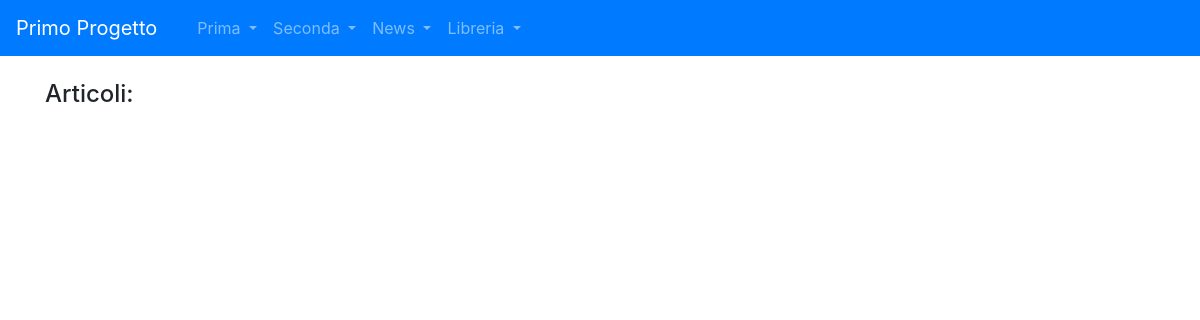
Before: /news/lista_articoli/ with the older database file.
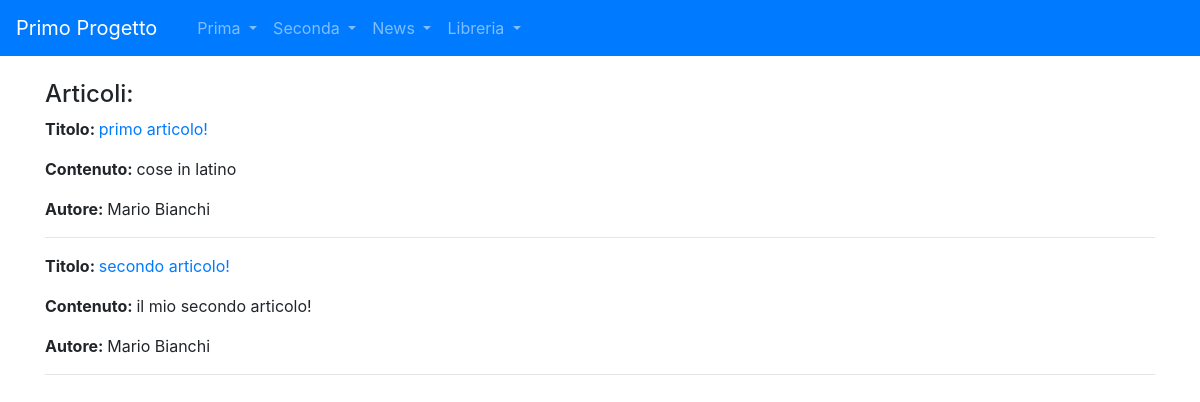
After: the same page with the newer database file.
### news/models.py (models this page shows, shortened)
class Articolo (models.Model):
    titolo = models.CharField(max_length= 100)
    contenuto = models.TextField()
    giornalista = models.ForeignKey(Giornalista, on_delete=models.CASCADE, related_name="articoli")

class Giornalista(models.Model):
    nome = models.CharField(max_length=20)
    cognome = models.CharField(max_length=20)
    def __str__(self):
        return self.nome + " " + self.cognome

### news/views.py (the view)
# urls.py: path("lista_articoli/", ArticoloListView.as_view(), name="lista_articoli"),
class ArticoloListView(ListView):
    model = Articolo
    template_name = "lista_articoli.html"
    def get_context_data(self, **kwargs):
        context = super().get_context_data(**kwargs)
        context["articoli"] = Articolo.objects.all()
        return context

### news/templates/lista_articoli.html (shortened to what this page needs)
{% extends 'base.html' %}
{% block content %}
    <h4>Articoli:</h4>
        {% for articolo in articoli %}
            <p><strong>Titolo: </strong><a href="/news/articoli/{{ articolo.id}}">{{ articolo.titolo }}</a></p>
            <p><strong>Contenuto: </strong>{{ articolo.contenuto }}</p>
            <p><strong>Autore: </strong>{{ articolo.giornalista }}</p>
            <hr>
        {% endfor %}
{% endblock content %}

Changed rows visible on the page:
added Articolo: titolo "primo articolo!", contenuto "cose in latino", giornalista "Mario Bianchi"
added Articolo: titolo "secondo articolo!", contenuto "il mio secondo articolo!", giornalista "Mario Bianchi"
